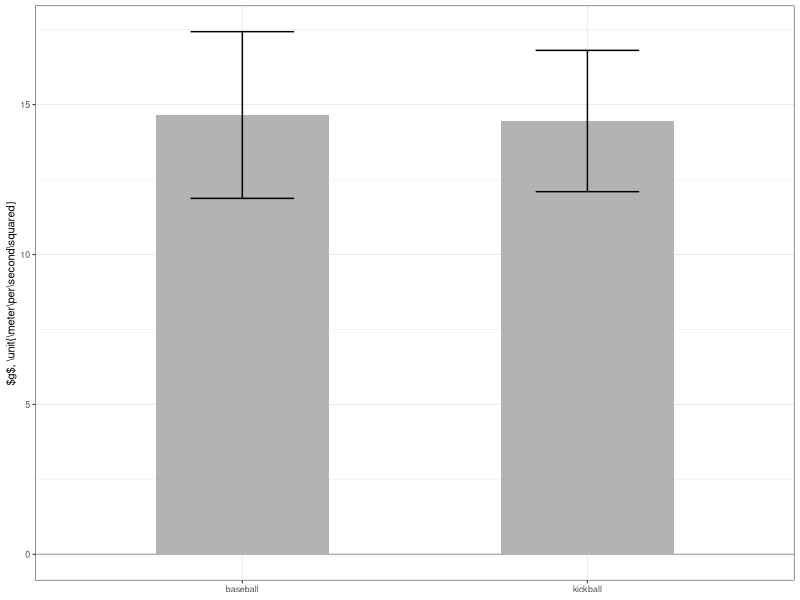

The R source for this figure:
library(ggplot2)
library(dplyr)

raw <- read.csv('times.csv',header=TRUE)
data <- data.frame(raw)
data <- mutate(data,
     g = 2*5/time.s^2)
grouped = dplyr::group_by(data,type)
summary_data <- dplyr::summarise(grouped,
	     t = mean(g),
	     sd = sd(g))

fig <- ggplot(summary_data) +
    geom_hline(yintercept=0,color="gray70") + 
    geom_bar( aes(x=type, y=t), stat="identity", fill="gray70",width=0.5) +
    geom_errorbar( aes(x=type, ymin=t-sd, ymax=t+sd), width=0.3) +
    theme_bw(base_size=8) +
    theme(axis.title.x = element_blank()) +
    #xlab("ball type") + 
    ylab("$g$, \\unit{\\meter\\per\\second\\squared}")

# save the figure
ggsave("fig3.svg", plot=fig, width=1.608, height=2, units="in")

# give me the t-test results 
print(t.test(g ~ type, data))

# and give me the groupwise mean and sd
# grouped <- group_by(data, type)
print(dplyr::summarize(grouped,
	mean = mean(g),
	sd = sd(g)))

# give the pooled everything mean and sd
print(summarize(data, mean=mean(g), sd=sd(g)))